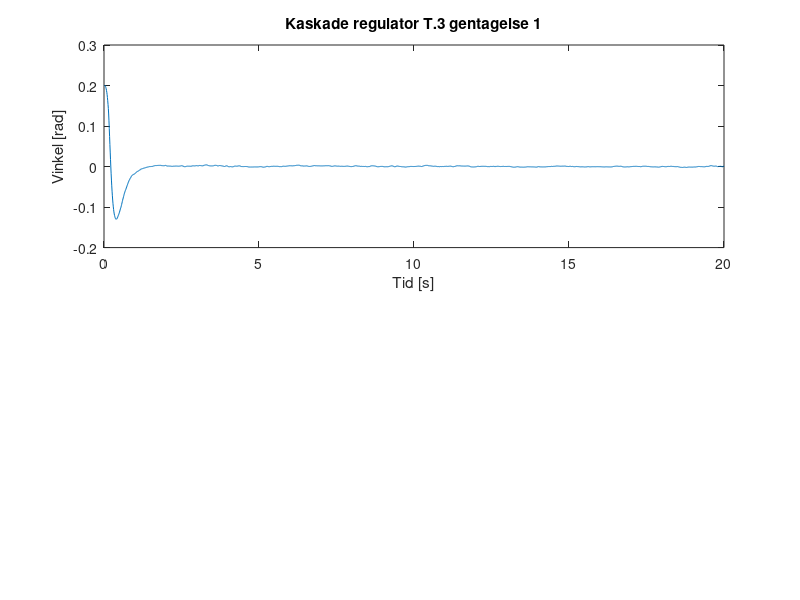

Write the MATLAB code that produced this figure. (Note: this script raises an error after producing the figure.)
%Der er 10 ms mellem hver sampling
clc
clear all
close all

load('dataKaskade.mat');


realdata=dataKaskade(:,1);
stroem=dataKaskade(:,2);
startPin=dataKaskade(:,3);

%plot(realdata)
%hold on
%plot(startPin-2)


n=2000;



start=[157;3770;6626;9753;13084;16153;19686;23021;26359;29436];
%start(1)=1144
%for i=2:10
%    start(i)=start(i-1)+2050;
%end

for i = 1:10
    data(:,i)=realdata(start(i):start(i)+(n-1));
    dataStroem(:,i)=stroem(start(i):start(i)+(n-1));
end



for i = 1:n
    tid(i) = 0.01 * i;
end

for i = 1:10
    dataFilt(1,i) = data(1,i);
    dataFilt(2,i) = (data(1,i) + data(2,i))/2;
    dataFiltStroem(1,i) = dataStroem(1,i);
    dataFiltStroem(2,i) = (dataStroem(1,i) + dataStroem(2,i))/2;
end

for i = 1:10
    for ii=1:n-2
        dataFilt(ii+2,i)=(data(ii,i)+data(ii+1,i)+data(ii+2,i))/3;
        dataFiltStroem(ii+2,i)=(dataStroem(ii,i)+dataStroem(ii+1,i)+dataStroem(ii+2,i))/3;        
    end
end


temp = [0;0;0;0;0;0;0;0;0;0];

for i=1:10
    for ii=1001:n
        temp(i) = temp(i) + dataFilt(ii,i);
    end
end


offset = temp/(n-1000);






for i = 1:10
    dataFilt(:,i) = dataFilt(:,i)-offset(i);
end

addMarkX = [0;0;0;0;0;0;0;0;0;0];
addMarkY = [0;0;0;0;0;0;0;0;0;0];

for i = 1:10
    for ii=1:(n-1)
        if abs(dataFilt(ii,i)) > 0.0175
            if abs(max(dataFilt(ii+1:n,i)))<=0.0175
                addMarkX(i) = ii+1;
                addMarkY(i) = dataFilt(ii+1,i);
            elseif abs(min(dataFilt(ii+1:n,i)))<=0.0175
                addMarkX(i) = ii+1;
                addMarkY(i) = dataFilt(ii+1,i);
            end
        end
    end
end

addMarkX = addMarkX * 0.01;
addMarkY = addMarkY * 0.01;

for i=1:10
    figure(i);
    subplot(2,1,1);
    plotVar = plot(tid,dataFilt(:,i));
    a=sprintf('Kaskade regulator T.3 gentagelse %d',i);
    title(a)
    ylabel("Vinkel [rad]");
    xlabel("Tid [s]");
    yline(0.0175);
    yline(-0.0175);
    datatip(plotVar,addMarkX(i),addMarkY(i));
    subplot(2,1,2);
    plot(tid,dataFiltStroem(:,i));
    a=sprintf('Strøminput ved kaskade regulator T.3 gentagelse %d',i);
    title(a)
    ylabel("Strøm [A]");
    xlabel("Tid [s]");
end



